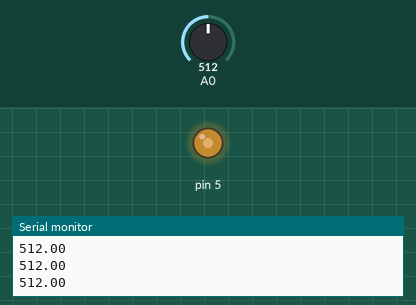
Bench run of a sketch on a simulated Arduino Uno, built with avr-gcc and run on an emulated ATmega328P. On the bench: output pins drawn as LEDs (lit = HIGH), the last lines printed to the serial monitor. The test bench sets the inputs (shaded band); at power-on: A0 = 512.

Above: at 1.2 s.
1.3 s: A0 set to 716
At 1.9 s:
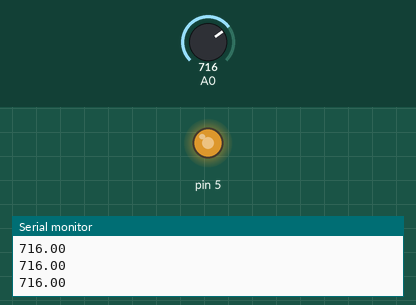
2.8 s: A0 set to 900
At 4.0 s:
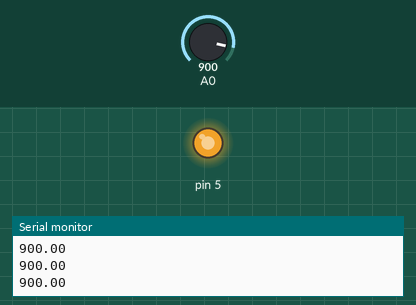
4.3 s: A0 set to 122
At 5.5 s:
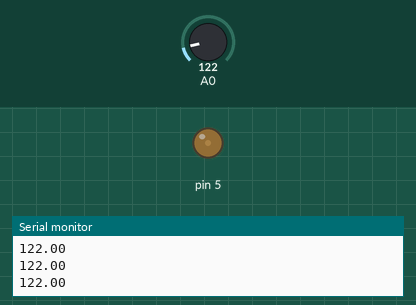
5.8 s: A0 set to 0
At 6.5 s:
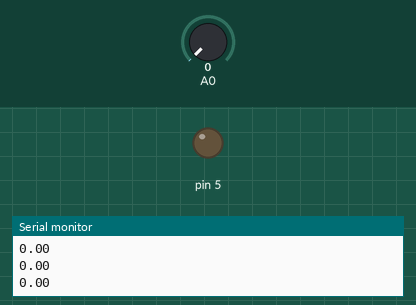
Timing chart, 0 to 8.3 s (numbered marks = the images above; inputs shaded):
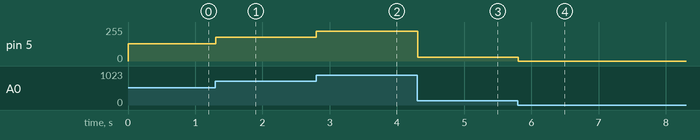

The sketch:

up_down_potentiometer.ino
```cpp
float data = 0;
float value = 0;


void setup()
{
  pinMode(5, OUTPUT);
  pinMode(A0, INPUT);
  Serial.begin(9600);
  Serial.println(data);
}

void loop()
{
  data = analogRead(A0);
  value = data / 4.0;
  analogWrite(5, value);
   Serial.println(data);
}
```

Measured:
- after the input at 1.3 s, pin 5: 128/255 → 179/255 at once
- after the input at 2.8 s, pin 5: 179/255 → 225/255 at once
- after the input at 4.3 s, pin 5: 225/255 → 30/255 at once
- after the input at 5.8 s, pin 5: 30/255 → 0/255 at once
